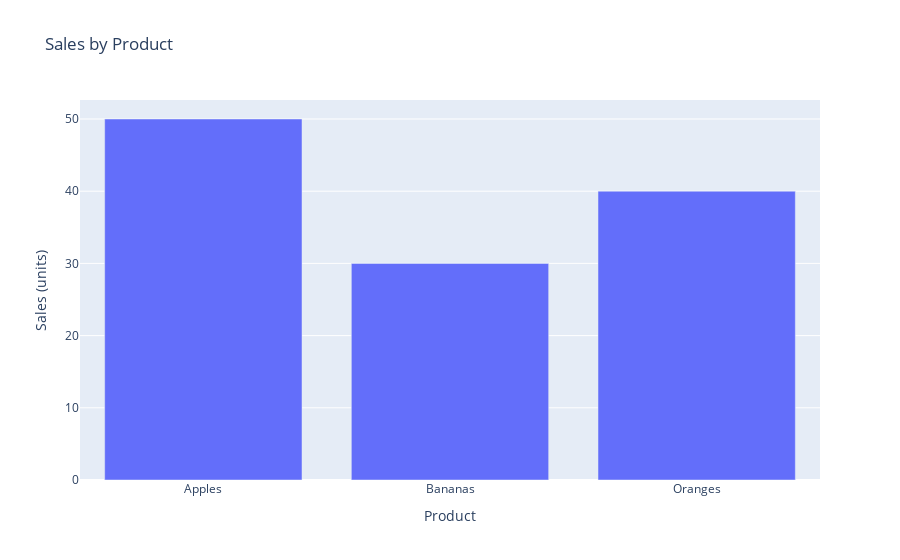

Write notebook code for a chart like this one.
### Code cell
import pandas as pd
import plotly.express as px

data = pd.DataFrame({
    'Product': ['Apples', 'Bananas', 'Oranges'],
    'Sales': [50, 30, 40]
})

fig = px.bar(data, x="Product", y="Sales", title="Sales by Product", labels={"Product": "Product", "Sales": "Sales (units)"})

fig.show()

### Figure 1 — Plotly figure (JSON) as saved in the notebook; plotly's stock layout.template omitted (floating-point values rounded to 4 significant figures)
{"data": [{"hovertemplate": "Product=%{x}<br>Sales (units)=%{y}<extra></extra>", "legendgroup": "", "marker": {"color": "#636efa", "pattern": {"shape": ""}}, "name": "", "orientation": "v", "showlegend": false, "textposition": "auto", "type": "bar", "x": ["Apples", "Bananas", "Oranges"], "xaxis": "x", "y": [50, 30, 40], "yaxis": "y"}], "layout": {"barmode": "relative", "legend": {"tracegroupgap": 0}, "title": {"text": "Sales by Product"}, "xaxis": {"anchor": "y", "domain": [0, 1], "title": {"text": "Product"}}, "yaxis": {"anchor": "x", "domain": [0, 1], "title": {"text": "Sales (units)"}}}}
